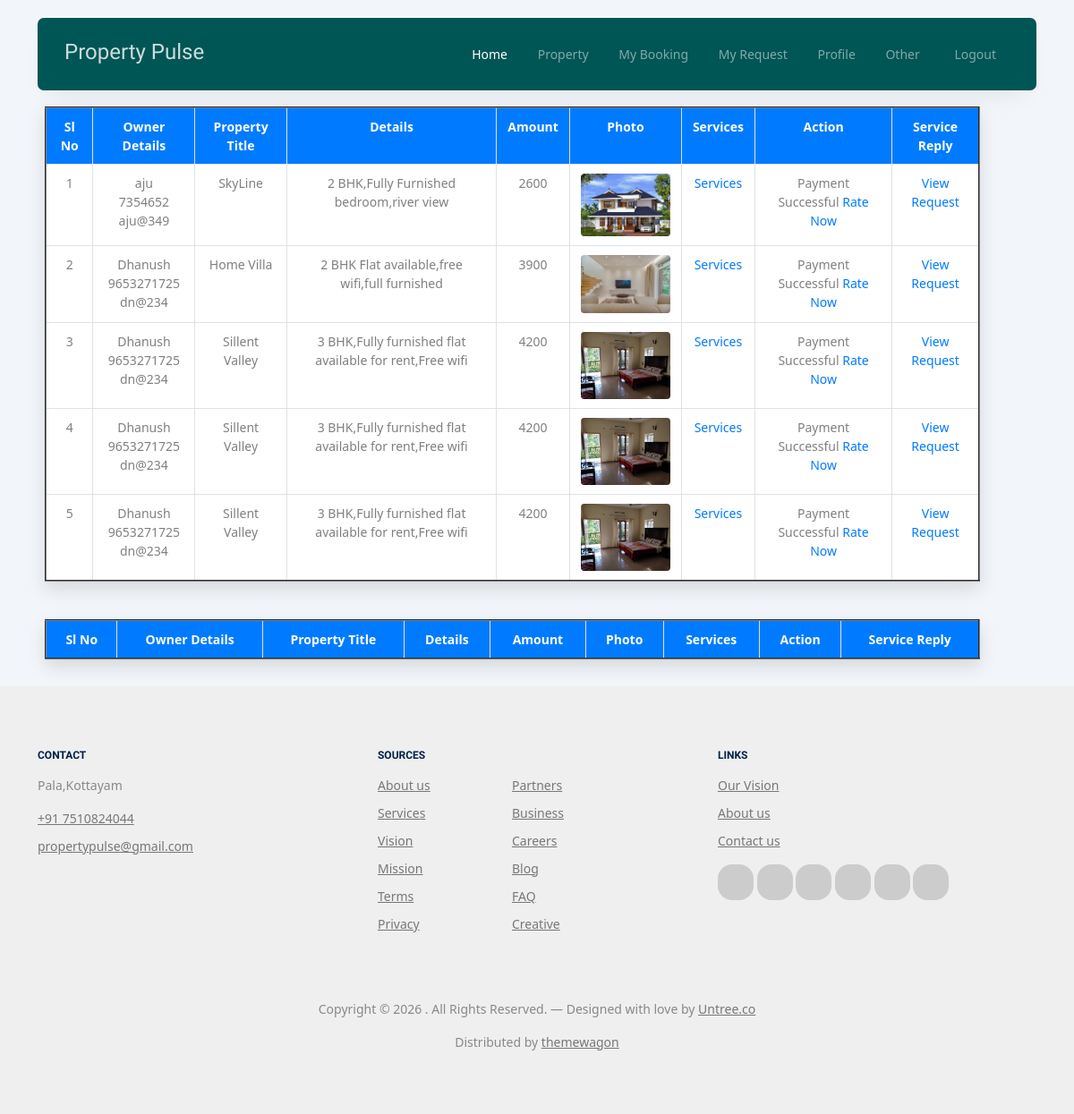
/User/mybookings/ (signed in), run on an earlier commit of the app's database.
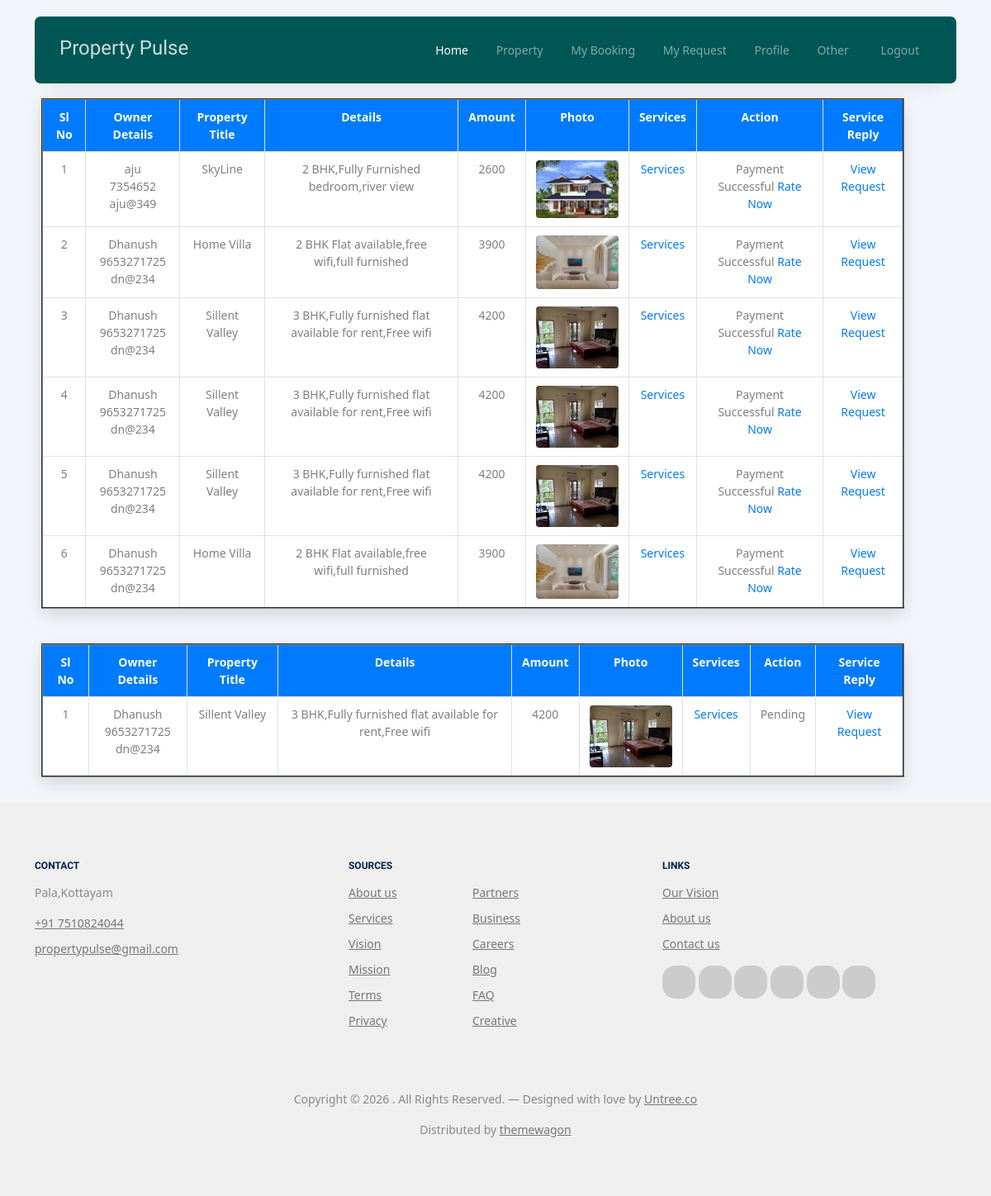
And on a later commit of the database.
### User/models.py (models this page shows)
class tbl_request(models.Model):
    request_date=models.DateField(auto_now_add=True)
    request_status=models.IntegerField(default=0)
    request_advance=models.CharField(max_length=50)
    property=models.ForeignKey(tbl_property,on_delete=models.CASCADE)
    userid=models.ForeignKey(tbl_user,on_delete=models.CASCADE)

### Owner/models.py (models this page shows)
class tbl_property(models.Model):
    property_title=models.CharField(max_length=100)
    property_details=models.CharField(max_length=500)
    property_date=models.DateField(auto_now_add=True)
    property_status=models.IntegerField(default=0)
    property_photo=models.FileField(upload_to='Assets/PropertyPhotos/')
    propertytype_id=models.ForeignKey(tbl_propertytype,on_delete=models.CASCADE)
    owner=models.ForeignKey(tbl_owner,on_delete=models.CASCADE)
    property_amount=models.CharField(max_length=50)
    place=models.ForeignKey(tbl_place,on_delete=models.CASCADE)

### Guest/models.py (models this page shows)
class tbl_owner(models.Model):
    owner_name=models.CharField(max_length=50)
    owner_email=models.CharField(max_length=50)
    owner_contact=models.CharField(max_length=50)
    owner_address=models.CharField(max_length=50)
    owner_photo=models.FileField(upload_to='Assets/OwnerDocs/')
    owner_proof=models.FileField(upload_to='Assets/OwnerDocs/')
    owner_password=models.CharField(max_length=50)
    place=models.ForeignKey(tbl_place,on_delete=models.CASCADE)
    owner_status=models.IntegerField(default=0)
    owner_doj=models.DateField(auto_now_add=True)

### User/views.py (the view)
# urls.py: path('mybookings/',views.mybookings,name="mybookings"),
def mybookings(request):
    if "uid" not in request.session:
        return redirect("Guest:Login")
    else:
        bookingdata=tbl_request.objects.filter(userid=request.session['uid'],request_status=3)
        bookingpending=tbl_request.objects.filter(userid=request.session['uid'],request_status=0)
        return render(request,"User/Mybooking.html",{'bookingdata':bookingdata,'bookingpending':bookingpending})

### User/Templates/User/Mybooking.html (shortened to what this page needs)
{% extends 'User/Head.html' %}
{% block content %}
<!DOCTYPE html>
<html lang="en">
<head>
</head>
<body>
    <br>
    <div class="booking-wrapper">
        <h1>My Bookings</h1>
        <form method="post" enctype="multipart/form-data">
            <table border="2">
                <tr>
                    <td>Sl No</td>
                    <td>Owner Details</td>
                    <td>Property Title</td>
                    <td>Details</td>
                    <td>Amount</td>
                    <td>Photo</td>
                    <td>Services</td>
                    <td>Action</td>
                    <td>Service Reply</td>
                </tr>
                {% for i in bookingdata %}
                <tr>
                    <td>{{ forloop.counter }}</td>
                    <td>
                        {{ i.property.owner.owner_name }}<br>
                        {{ i.property.owner.owner_contact }}<br>
                        {{ i.property.owner.owner_email }}
                    </td>
                    <td>{{ i.property.property_title }}</td>
                    <td>{{ i.property.property_details }}</td>
                    <td>{{ i.property.property_amount }}</td>
                    <td>
                        <img src="{{ i.property.property_photo.url }}" width="100">
                    </td>
                    <td>
                        <a href="{% url 'User:Servicerequest' i.id %}">Services</a>
                    </td>
                    <td>
                        {% if i.request_status == 0 %}
                        Pending
                        {% elif i.request_status == 1 %}
                        <button>
                            <a href="{% url 'User:payment' i.id %}">Pay Now</a>
                        </button>
                        {% elif i.request_status == 3 %}
                        Payment Successful
                        <a href="{% url 'User:rating' i.property.id %}">Rate Now</a>
                        {% endif %}
                    </td>
                    <td>
                        <a href="{% url 'User:viewservicerequestppt' i.id %}">View Request</a>
                    </td>
                </tr>
                {% endfor %}
            </table>
            <br>
            <br>
            <table border="2">
                <tr>
                    <td>Sl No</td>
                    <td>Owner Details</td>
                    <td>Property Title</td>
                    <td>Details</td>
                    <td>Amount</td>
                    <td>Photo</td>
                    <td>Services</td>
                    <td>Action</td>
                    <td>Service Reply</td>
                </tr>
                {% for i in bookingpending %}
                <tr>
                    <td>{{ forloop.counter }}</td>
                    <td>
                        {{ i.property.owner.owner_name }}<br>
                        {{ i.property.owner.owner_contact }}<br>
                        {{ i.property.owner.owner_email }}
                    </td>
                    <td>{{ i.property.property_title }}</td>
                    <td>{{ i.property.property_details }}</td>
                    <td>{{ i.property.property_amount }}</td>
                    <td>
                        <img src="{{ i.property.property_photo.url }}" width="100">
                    </td>
                    <td>
                        <a href="{% url 'User:Servicerequest' i.id %}">Services</a>
                    </td>
                    {% if i.request_status == 0 %}
                    <td>Pending</td>
                    {% elif i.request_status == 1 %}
                    <td>
                        <button>
                            <a href="{% url 'User:payment' i.id %}">Pay Now</a>
                        </button>
                    </td>
                    {% elif i.request_status == 3 %}
                    <td>Payment Successful</td>
                    {% endif %}
                    <td>
                        <a href="{% url 'User:viewservicerequest' %}">View Request</a>
                    </td>
                </tr>
                {% endfor %}
            </table>
        </form>
    </div>
</body>
</html>
{% endblock content %}

### User/Templates/User/Head.html (shortened to what this page needs)
{% load static %}
<!DOCTYPE html>
<html lang="en">
<head>
  <link rel="stylesheet" href="{% static 'Main/fonts/icomoon/style.css'%}" />
  <link rel="stylesheet" href="{% static 'Main/fonts/flaticon/font/flaticon.css'%}" />
  <link rel="stylesheet" href="{% static 'Main/css/tiny-slider.css'%}" />
  <link rel="stylesheet" href="{% static 'Main/css/aos.css'%}" />
  <link rel="stylesheet" href="{% static 'Main/css/style.css'%}" />
</head>
<body>
  <nav class="site-nav">
    <div class="container">
      <div class="menu-bg-wrap">
        <div class="site-navigation">
          <a href="{% url 'User:Homepage' %}" class="logo m-0 float-start">Property Pulse</a>
          <ul class="js-clone-nav d-none d-lg-inline-block text-start site-menu float-end">
            <li class="active"><a href="{% url 'User:Homepage'%}">Home</a></li>
            <li><a href="{% url 'User:viewproperty' %}">Property</a></li>
            <li><a href="{% url 'User:mybookings' %}">My Booking</a></li>
            <li><a href="{% url 'User:viewservicerequest' %}">My Request</a></li>
            <li><a href="{% url 'User:Profile' %}">Profile</a></li>
            <li class="has-children">
              <a href="{% url 'User:Homepage' %}">Other</a>
            </li>
            <li><a href="{% url 'User:logout' %}">Logout</a></li>
          </ul>
        </div>
      </div>
    </div>
  </nav>
 {% block content %}
 {% endblock content %}
 <div class="site-footer">
    <div class="container">
      <div class="row">
        <div class="col-lg-4">
          <div class="widget">
            <h3>Contact</h3>
            <address>Pala,Kottayam</address>
            <ul class="list-unstyled links">
              <li><a href="{% static 'Main/tel://11234567890'%}">+91 7510824044</a></li>
              <li>
                <a href="{% static 'Main/mailto:propertypulse@gmail.com'%}">propertypulse@gmail.com</a>
              </li>
            </ul>
          </div>
        </div>
        <div class="col-lg-4">
          <div class="widget">
            <h3>Sources</h3>
            <ul class="list-unstyled float-start links">
              <li><a href="#">About us</a></li>
              <li><a href="#">Services</a></li>
              <li><a href="#">Vision</a></li>
              <li><a href="#">Mission</a></li>
              <li><a href="#">Terms</a></li>
              <li><a href="#">Privacy</a></li>
            </ul>
            <ul class="list-unstyled float-start links">
              <li><a href="#">Partners</a></li>
              <li><a href="#">Business</a></li>
              <li><a href="#">Careers</a></li>
              <li><a href="#">Blog</a></li>
              <li><a href="#">FAQ</a></li>
              <li><a href="#">Creative</a></li>
            </ul>
          </div>
        </div>
        <div class="col-lg-4">
          <div class="widget">
            <h3>Links</h3>
            <ul class="list-unstyled links">
              <li><a href="#">Our Vision</a></li>
              <li><a href="#">About us</a></li>
              <li><a href="#">Contact us</a></li>
            </ul>
            <ul class="list-unstyled social">
              <li>
                <a href="#"><span class="icon-instagram"></span></a>
              </li>
              <li>
                <a href="#"><span class="icon-twitter"></span></a>
              </li>
              <li>
                <a href="#"><span class="icon-facebook"></span></a>
              </li>
              <li>
                <a href="#"><span class="icon-linkedin"></span></a>
              </li>
              <li>
                <a href="#"><span class="icon-pinterest"></span></a>
              </li>
              <li>
                <a href="#"><span class="icon-dribbble"></span></a>
              </li>
            </ul>
          </div>
        </div>
      </div>
      <div class="row mt-5">
        <div class="col-12 text-center">
          <p>
            Copyright &copy;
            . All Rights Reserved. &mdash; Designed with love by
            <a href="https://untree.co">Untree.co</a>
          </p>
          <div>
            Distributed by
            <a href="https://themewagon.com/" target="_blank">themewagon</a>
          </div>
        </div>
      </div>
    </div>
  </div>
</body>
</html>

### User/Templates/User/Mybooking.html (style rules this page uses)
body { font-family: "Segoe UI", Arial, sans-serif; background-color: #f2f5f9; margin: 0; padding: 0; }
.booking-wrapper { min-height: 85vh; display: flex; flex-direction: column; align-items: center; padding: 30px 10px; }
h1 { color: #2c3e50; margin-bottom: 20px; font-weight: 600; }
table { width: 95%; max-width: 1100px; background: #ffffff; border-collapse: collapse; box-shadow: 0 8px 20px rgba(0, 0, 0, 0.12); }
table th, table td { padding: 10px 12px; border: 1px solid #dee2e6; font-size: 14px; vertical-align: top; text-align: center; }
table tr:first-child { background-color: #007bff; color: #ffffff; font-weight: 600; }
img { border-radius: 4px; object-fit: cover; }
a { color: #007bff; text-decoration: none; font-weight: 500; }

What changed in the data, as far as the page shows it:
added tbl_request: property.owner.owner_name "Dhanush", property.owner.owner_contact "9653271725", property.owner.owner_email "dn@234", property.property_title "Home Villa", property.property_details "2 BHK Flat available,free wifi,full furnished", property.property_amount "3900", property.property_photo (picture), request_status "Payment Successful"
added tbl_request: property.owner.owner_name "Dhanush", property.owner.owner_contact "9653271725", property.owner.owner_email "dn@234", property.property_title "Sillent Valley", property.property_details "3 BHK,Fully furnished flat available for rent,Free wifi", property.property_amount "4200", property.property_photo (picture), request_status "Pending"
